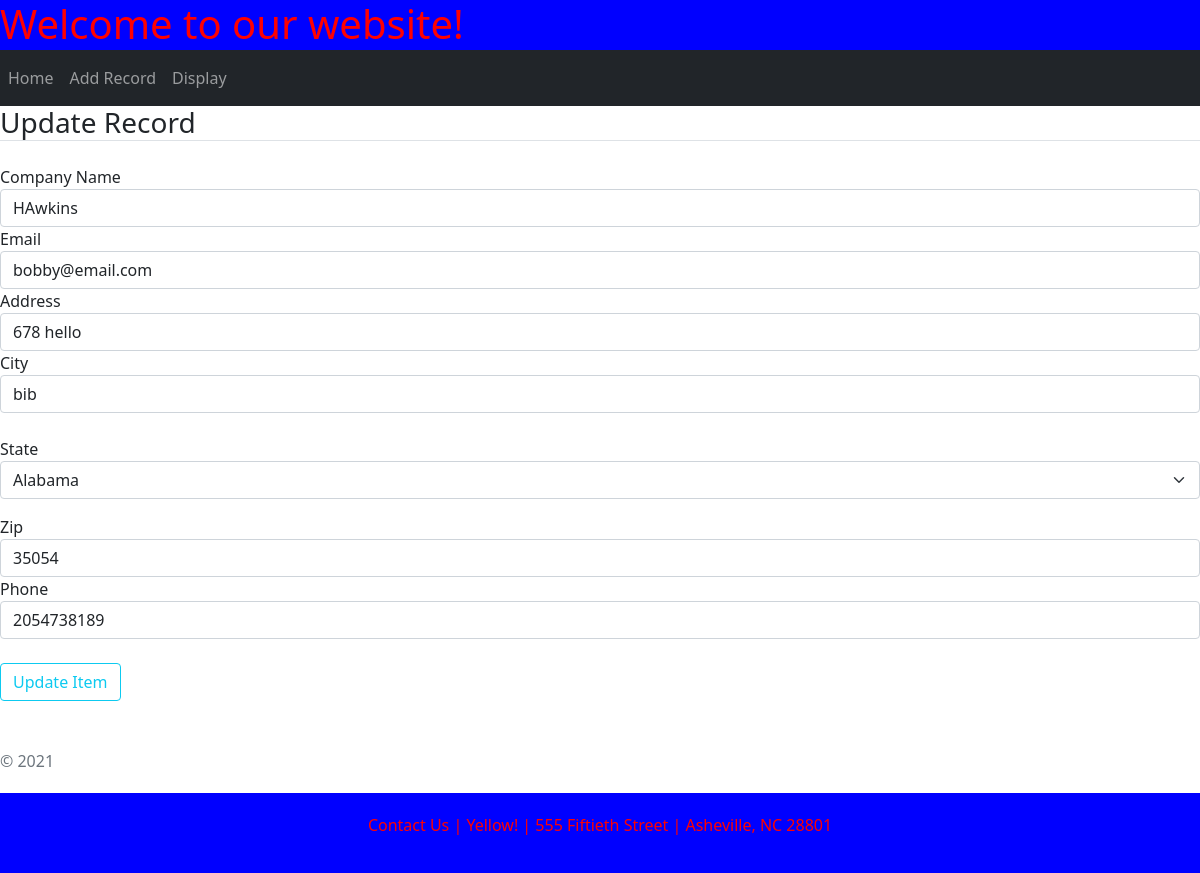
The page /update_record/2/ on the database its author committed.
### Yellow/models.py (models this page shows, shortened)
class Record(db.Model):
    id = db.Column(db.Integer, primary_key=True)
    companyname = db.Column(db.String(50), unique=False, nullable=False)
    email = db.Column(db.String(120), unique=False, nullable=False)
    address = db.Column(db.String(120), unique=False, nullable=False)
    city = db.Column(db.String(50), unique=False, nullable=False)
    state = db.Column(db.String(50), unique=False, nullable=False)
    zip = db.Column(db.String(10), unique=False, nullable=False)
    phone = db.Column(db.String(16), unique=False, nullable=False)

### Yellow/routes.py (the view)
@app.route("/update_record/<int:record_id>/", methods=['GET', 'POST'])
def update_record(record_id):
    record = Record.query.get_or_404(record_id)
    form = RecordForm()
    form.submit.label.text = 'Update Item'
    if form.validate_on_submit():
        record.companyname = form.companyname.data
        record.email = form.email.data
        record.address = form.address.data
        record.phone = form.phone.data
        record.city = form.city.data
        record.state = form.state.data
        record.zip = form.zip.data
        db.session.commit()
        flash('Your product has been updated!', 'success')
        return redirect(url_for('display'))
    elif request.method == 'GET':
        form.companyname.data = record.companyname
        form.email.data = record.email
        form.address.data = record.address
        form.city.data = record.city
        form.state.data = record.state
        form.zip.data = record.zip
        form.phone.data = record.phone
    return render_template('add_record.html', title='Update Product',
                           form=form, legend='Update Product', update=1)

### Yellow/forms.py (shortened to what this page needs)
class RecordForm(FlaskForm):
    companyname = StringField('Company Name', validators=[DataRequired()])
    email = StringField('Email', validators=[DataRequired(), Email()])
    address = StringField('Address', validators=[DataRequired()])
    city = StringField('City', validators=[DataRequired()])
    state = SelectField('State', choices = choices)
    zip = StringField('Zip', validators=[DataRequired()])
    phone = StringField('Phone')
    submit = SubmitField('Create Account')

### Yellow/templates/add_record.html (shortened to what this page needs)
{% extends 'layout.html' %} {% block body %}
<div id="Add_Page" class="content-section">
    <form method="POST" action="">
        <fieldset class="form-group">
            {%if update == 1%}
            <legend class="h3 border-bottom mb-4">Update Record</legend>
            {%else%}
            <legend class="h3 border-bottom mb-4">Create a new record</legend>
            {%endif%}
            <div class="form-group">
                {{ form.companyname.label(class="form-control-label") }} {% if form.companyname.errors %} {{ form.companyname(class="form-control form-control-lg is-invalid") }}
                <div class="invalid-feedback">
                    {% for error in form.companyname.errors %}
                    <span>{{ error }}</span> {% endfor %}
                </div>
                {% else %} {{ form.companyname(class="form-control") }} {% endif %}
            </div>
            <div class="form-group">
                {{ form.email.label(class="form-control-label") }} {% if form.email.errors %} {{ form.email(class="form-control form-control-lg is-invalid") }}
                <div class="invalid-feedback">
                    {% for error in form.email.errors %}
                    <span>{{ error }}</span> {% endfor %}
                </div>
                {% else %} {{ form.email(class="form-control form-control") }} {% endif %}
            </div>
            <div class="form-group">
                {{ form.address.label(class="form-control-label") }} {% if form.address.errors %} {{ form.address(class="form-control form-control-lg is-invalid") }}
                <div class="invalid-feedback">
                    {% for error in form.address.errors %}
                    <span>{{ error }}</span> {% endfor %}
                </div>
                {% else %} {{ form.address(class="form-control") }} {% endif %}
            </div>
            <div class="form-group">
                {{ form.city.label(class="form-control-label") }} {% if form.city.errors %} {{ form.city(class="form-control form-control-lg is-invalid") }}
                <div class="invalid-feedback">
                    {% for error in form.city.errors %}
                    <span>{{ error }}</span> {% endfor %}
                </div>
                {% else %} {{ form.city(class="form-control") }} {% endif %}
            </div>
            <br>
            <div class="form-group">
                <p>State {{ form.state(class="form-select") }}</p>
            </div>
            <div class="form-group">
                {{ form.zip.label(class="form-control-label") }} {% if form.zip.errors %} {{ form.zip(class="form-control form-control-lg is-invalid") }}
                <div class="invalid-feedback">
                    {% for error in form.zip.errors %}
                    <span>{{ error }}</span> {% endfor %}
                </div>
                {% else %} {{ form.zip(class="form-control") }} {% endif %}
            </div>
            <div class="form-group">
                {{ form.phone.label(class="form-control-label") }} {% if form.phone.errors %} {{ form.phone(class="form-control form-control-lg is-invalid") }}
                <div class="invalid-feedback">
                    {% for error in form.phone.errors %}
                    <span>{{ error }}</span> {% endfor %}
                </div>
                {% else %} {{ form.phone(class="form-control") }} {% endif %}
            </div>
        </fieldset>
        <br>
        <div class="form-group">
            {{ form.submit(class="btn btn-outline-info") }}
        </div>
    </form>
    <p class="mt-5 mb-3 text-muted">&copy; 2021</p>
</div>
{% endblock %}

### Yellow/static/stylesheets/style.css (style rules this page uses)
body { padding: 0px; }

### rows shown on the page
Record: companyname "HAwkins", email "bobby@email.com", address "678 hello", city "bib", state "Alabama", zip "35054", phone "2054738189"
